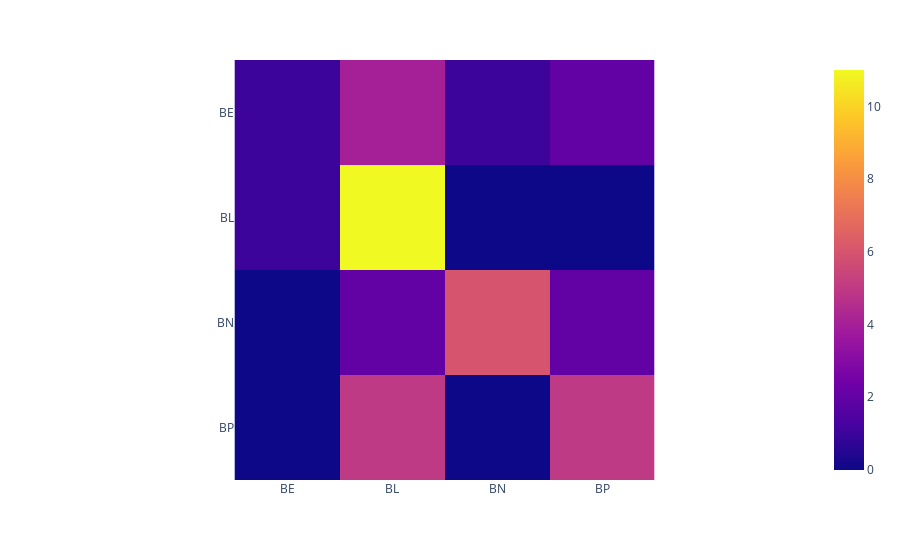

Notebook code for this chart:
### Code cell
labels=outputs_df[y_label].sort_values().unique()

cm = confusion_matrix(y_test, y_pred, labels=labels)

fig = px.imshow(cm, x=labels, y=labels)
fig

### Figure 1 — Plotly figure (JSON) as saved in the notebook; plotly's stock layout.template omitted (floating-point values rounded to 4 significant figures)
{"data": [{"coloraxis": "coloraxis", "hovertemplate": "x: %{x}<br>y: %{y}<br>color: %{z}<extra></extra>", "name": "0", "type": "heatmap", "x": ["BE", "BL", "BN", "BP"], "xaxis": "x", "y": ["BE", "BL", "BN", "BP"], "yaxis": "y", "z": [["1", "4", "1", "2"], ["1", "11", "0", "0"], ["0", "2", "6", "2"], ["0", "5", "0", "5"]]}], "layout": {"coloraxis": {"colorscale": [[0, "#0d0887"], [0.1111, "#46039f"], [0.2222, "#7201a8"], [0.3333, "#9c179e"], [0.4444, "#bd3786"], [0.5556, "#d8576b"], [0.6667, "#ed7953"], [0.7778, "#fb9f3a"], [0.8889, "#fdca26"], [1, "#f0f921"]]}, "legend": {"itemsizing": "constant", "title": {"text": "Legend"}, "traceorder": "normal"}, "margin": {"t": 60}, "xaxis": {"anchor": "y", "constrain": "domain", "domain": [0, 1], "scaleanchor": "y"}, "yaxis": {"anchor": "x", "autorange": "reversed", "constrain": "domain", "domain": [0, 1]}}}
